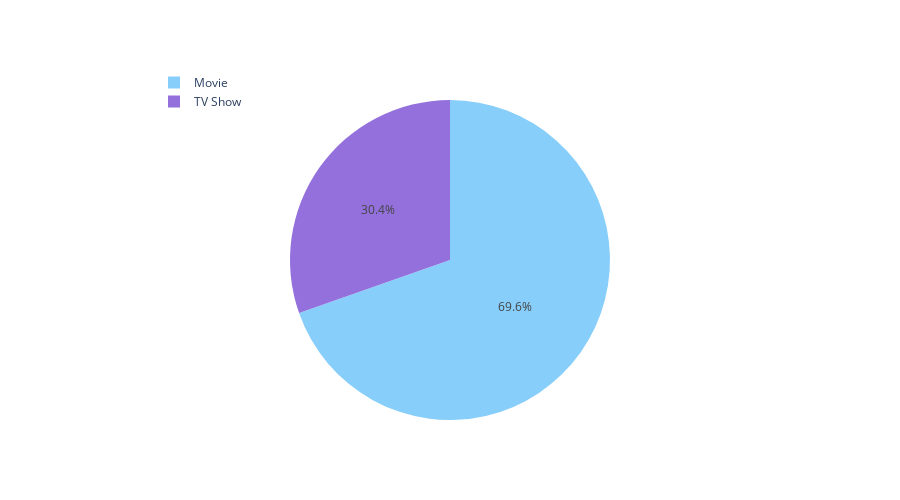

This figure's notebook cell:
### Code cell
import plotly.graph_objects as go

ng_type = df['type'].value_counts().reset_index()
ng_type = ng_type.rename(columns={'type': 'count', 'index': 'type'})
t = go.Pie(values=ng_type['count'], labels=ng_type['type'], marker=dict(colors=['LightSkyBlue', 'MediumPurple']))
layout = go.Layout(height=500, legend=dict(x=0.1, y=1.1))
fig = go.Figure(data=[t], layout=layout)
fig.show()

### Figure 1 — Plotly figure (JSON) as saved in the notebook; plotly's stock layout.template omitted (floating-point values rounded to 4 significant figures)
{"data": [{"labels": ["Movie", "TV Show"], "marker": {"colors": ["LightSkyBlue", "MediumPurple"]}, "type": "pie", "values": [6131, 2676]}], "layout": {"height": 500, "legend": {"x": 0.1, "y": 1.1}}}
